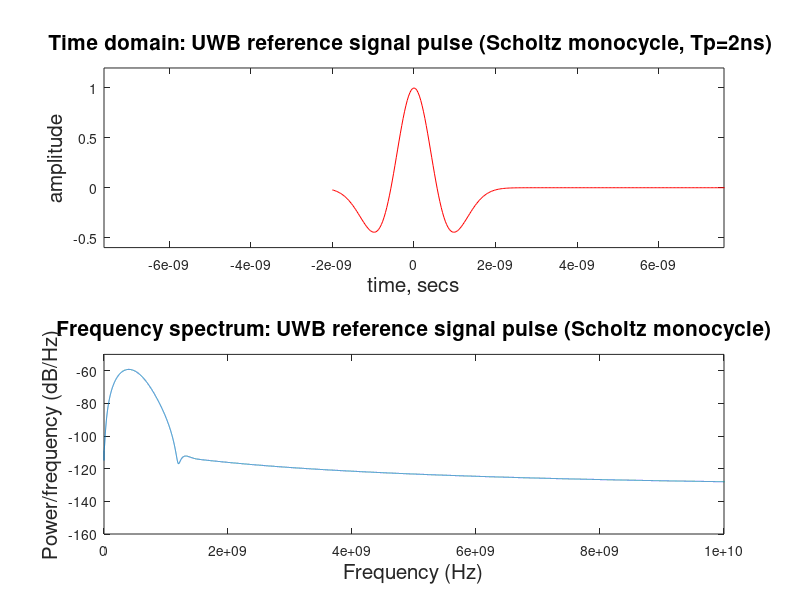
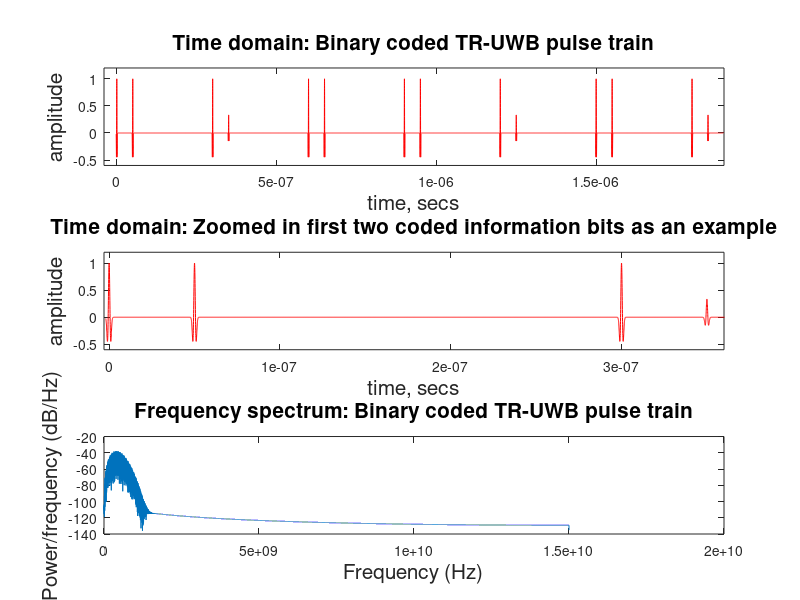

Write the MATLAB code that produced these figures, in order. (Note: this script raises an error after producing the figures.)
%This program implements the generation, modulation, reception, and detection of the
%TR-UWB signal.

%Developed by Areeb Tariq
%Date: June 7, 2021.
%Course: RadioFrequency for connected objects

close all

%**********************************************************************************************
%                                                                                             *
%                       PART-1: Generation and Modulation of TR-UWB Signals
%                                                                                             *
%**********************************************************************************************


%**********************************************************************************************
%                               Section-1: Variables 
%**********************************************************************************************
Td = 50e-9;                         %Time delay between reference and information pulse
Ts = 300e-9;                        %Time delay between consecutive references pulses
Tp = 2e-9;                          %UWB signal pulse width
fs = 3e10;                          %Sampling frequency
fn = fs/2;                          %Nyquist Frequency should be minimum half of the sampling frequency
fp =4.492e9;                        %Carrier frequency of cosine
t=-2e-9:1/fs:1.9e-6;                %Range of time for the UWB signal
information_seq = [1 0 1 1 0 1 0];  %The binary sequence for the information signals

%**********************************************************************************************
%               Section-2: Generation of the Signal Reference pulse as specified 
%**********************************************************************************************
%Using the formula in course slide-21 for Scholtz's monocycle
Y=(1-(4*pi.*(t.^2))/Tp^2) .* exp(-2*pi.*(t.^2)/Tp^2);
subplot(2,1,1);
plot(t,Y,'-r');
axis([-2e-9 2e-9 -0.6 1.2])
ylabel('amplitude','fontSize',15)
xlabel('time, secs','fontSize',15)
title('Time domain: UWB reference signal pulse (Scholtz monocycle, Tp=2ns) ','fontSize',15)

%**********************************************************************************************
%               Section-3: Generation of frequency spectrum of the Signal reference pulse
%**********************************************************************************************

%First we need to calculate the points for Discrete fourier transform
%Points should be multiple of 2, the additional points than signal are padded with zero
points_for_dft = 2.^(ceil(log(length(Y))/log(2)));

%Take the fast fourier transform of time domain signal with the calculated points
fft_uwb_reference_signal=fft(Y,points_for_dft);

%Find the unique dft points since fft is symmetric 
non_repeated_dft_points = ceil((points_for_dft+1)/2); 

%Update the FFT for the TR-UWB signal with just unique points
fft_uwb_reference_signal=fft_uwb_reference_signal(1:non_repeated_dft_points);

%Get an absolute value and adjust with the size of the information sequence
uwb_ref_spectrum=abs(fft_uwb_reference_signal);
uwb_ref_spectrum=uwb_ref_spectrum*2;
uwb_ref_spectrum(1)=uwb_ref_spectrum(1)/2;
uwb_ref_spectrum(length(uwb_ref_spectrum))=uwb_ref_spectrum(length(uwb_ref_spectrum))/2;
uwb_ref_spectrum=uwb_ref_spectrum/length(Y);

%Generate the scale for the frequency spectrum of TR-UWB signal pulse train
f=(0:non_repeated_dft_points-1)*2*fn/points_for_dft;
subplot(2,1,2);
plot(f,20*log10(uwb_ref_spectrum));
axis([0 10e9 -160 -50])
xlabel('Frequency (Hz)','fontSize',15); 
title('Frequency spectrum: UWB reference signal pulse (Scholtz monocycle)','fontSize',15);
ylabel('Power/frequency (dB/Hz)','fontSize',15);

%**********************************************************************************************
%           Section-4: Generation of the train of Reference and information pulses 
%**********************************************************************************************
t_for_ref_pulse = t;                %The variable is used to delay the time variable to implement reference pulses
t_for_info_pulse = t;               %The variable is used to delay the time variable to implement information pulses

%Implementation of reference pulses
for info_bit = 1:length(information_seq)
    t_for_ref_pulse = t_for_ref_pulse - Ts;
    Y = Y + (1-(4*pi.*(t_for_ref_pulse.^2))/Tp^2) .* exp(-2*pi.*(t_for_ref_pulse.^2)/Tp^2);
end

%Implementation of information pulses
for info_bit = 1:length(information_seq)
    if info_bit == 1
        t_for_info_pulse = t_for_info_pulse - Td;
        Y = Y + (1-(4*pi.*(t_for_info_pulse.^2))/Tp^2).*exp(-2*pi.*(t_for_info_pulse.^2)/Tp^2); 
    end
    if info_bit > 1
        if information_seq(info_bit) == 1
            t_for_info_pulse = t_for_info_pulse - Ts;
            Y = Y + (1-(4*pi.*(t_for_info_pulse.^2))/Tp^2).*exp(-2*pi.*(t_for_info_pulse.^2)/Tp^2);
        end
        if information_seq(info_bit) == 0
            t_for_info_pulse = t_for_info_pulse - Ts;
            Y = Y + (1-(4*pi.*(t_for_info_pulse.^2))/Tp^2).*exp(-2*pi.*(t_for_info_pulse.^2)/Tp^2)/3;
        end
    end
end

tr_uwb_signal = Y;
figure
subplot (3,1,1);
plot(t,tr_uwb_signal,'-r')
axis([-40e-9 1.9e-6 -0.6 1.2])
ylabel('amplitude', 'fontSize',15)
xlabel('time, secs','fontSize',15)
title('Time domain: Binary coded TR-UWB pulse train','fontSize',15)

%The code below gives a zoomed in version of the generated pulse containing
%the first two information bits. It gives an idea to observe the Ts, Td, and Tp
subplot (3,1,2);
plot(t,tr_uwb_signal,'-r')
axis([-3e-9 3.6e-7 -0.6 1.2])
ylabel('amplitude', 'fontSize',15)
xlabel('time, secs','fontSize',15)
title('Time domain: Zoomed in first two coded information bits as an example','fontSize',15)

%**********************************************************************************************
%           Section-5: Generation of frequency spectrum of the UWB signal
%**********************************************************************************************

%First we need to calculate the points for Discrete fourier transform
%Points should be multiple of 2, the additional points than signal are padded with zero
points_for_dft = 2.^(ceil(log(length(tr_uwb_signal))/log(2)));

%Take the fast fourier transform of time domain signal with the calculated points
fft_tr_uwb_signal=fft(tr_uwb_signal,points_for_dft);

%Find the unique dft points since fft is symmetric 
non_repeated_dft_points = ceil((points_for_dft+1)/2); 

%Update the FFT for the TR-UWB signal with just unique points
fft_tr_uwb_signal=fft_tr_uwb_signal(1:non_repeated_dft_points);

%Get an absolute value and adjust with the size of the information sequence
tr_uwb_spectrum=abs(fft_tr_uwb_signal);
tr_uwb_spectrum=tr_uwb_spectrum*2;
tr_uwb_spectrum(1)=tr_uwb_spectrum(1)/2;
tr_uwb_spectrum(length(tr_uwb_spectrum))=tr_uwb_spectrum(length(tr_uwb_spectrum))/2;
tr_uwb_spectrum=tr_uwb_spectrum/length(tr_uwb_signal);

%Generate the scale for the frequency spectrum of TR-UWB signal pulse train
f=(0:non_repeated_dft_points-1)*2*fn/points_for_dft;
subplot(3,1,3);
plot(f,20*log10(tr_uwb_spectrum));
xlabel('Frequency (Hz)','fontSize',15); 
title('Frequency spectrum: Binary coded TR-UWB pulse train','fontSize',15);
ylabel('Power/frequency (dB/Hz)','fontSize',15);

%**********************************************************************************************
%           Section-6: Modulation of UWB baseband signal with carrier
%**********************************************************************************************
%Using an Amplitude modulation, single sideband modulation in MATLAB
[modulated_uwb_signal,modulated_time] = modulate(tr_uwb_signal,fp,fs,'amssb');
figure
subplot(3,1,1);
plot(modulated_time,modulated_uwb_signal,'-r')
axis([-4e-8 1.9e-6 -1.2 1.2])
ylabel('amplitude', 'fontSize',15)
xlabel('time, secs','fontSize',15)
title('Time domain: Modulated TR-UWB signal','fontSize',15)

%The code below gives a zoomed in version of the generated pulse containing
%the first two information bits. It gives an idea to observe the Ts, Td, Tp, and modulation.
subplot(3,1,2);
plot(modulated_time,modulated_uwb_signal,'-r')
axis([-0.1e-9 0.60e-7 -1.2 1.2])
%axis([2.95e-7 3.55e-7 -1.2 1.2])
ylabel('amplitude', 'fontSize',15)
xlabel('time, secs','fontSize',15)
title('Time domain: Zoomed in first information bit modulated as an example','fontSize',15)

%**********************************************************************************************
%           Section-7: Generation of frequency spectrum of the modulated UWB signal
%**********************************************************************************************
%First we need to calculate the points for Discrete fourier transform
%Points should be multiple of 2, the additional points than signal are padded with zero
points_for_dft = 2.^(ceil(log(length(modulated_uwb_signal))/log(2)));

%Take the fast fourier transform of time domain signal with the calculated points
fft_modulated_tr_uwb_signal=fft(modulated_uwb_signal,points_for_dft);

%Find the unique dft points since fft is symmetric 
non_repeated_dft_points = ceil((points_for_dft+1)/2); 

%Update the FFT for the TR-UWB signal with just unique points
fft_modulated_tr_uwb_signal=fft_modulated_tr_uwb_signal(1:non_repeated_dft_points);

%Get an absolute value and adjust with the size of the information sequence
modulated_tr_uwb_spectrum=abs(fft_modulated_tr_uwb_signal);
modulated_tr_uwb_spectrum=modulated_tr_uwb_spectrum*2;
modulated_tr_uwb_spectrum(1)=modulated_tr_uwb_spectrum(1)/2;
modulated_tr_uwb_spectrum(length(modulated_tr_uwb_spectrum))=modulated_tr_uwb_spectrum(length(modulated_tr_uwb_spectrum))/2;
modulated_tr_uwb_spectrum=modulated_tr_uwb_spectrum/length(modulated_uwb_signal);

%Generate the scale for the frequency spectrum of modulated TR-UWB signal pulse train
f=(0:non_repeated_dft_points-1)*2*fn/points_for_dft;
subplot(3,1,3);
plot(f,20*log10(modulated_tr_uwb_spectrum));
xlabel('Frequency (Hz)','fontSize',15); 
title('Frequency spectrum of Modulated TR-UWB pulse train','fontSize',15);
ylabel('Power/frequency (dB/Hz)','fontSize',15);

%**********************************************************************************************
%                                                                                             *
%                       PART-2: Reception and Detection of TR-UWB Signals
%                                                                                             *
%**********************************************************************************************

%**********************************************************************************************
%                       Section-8: Squaring of the received TR-UWB signal
%**********************************************************************************************
%Square the received modulated signal
received_sqr_tr_uwb_signal = modulated_uwb_signal.^2;

figure
subplot(3,1,1);
plot(modulated_time,received_sqr_tr_uwb_signal,'-r')
axis([-4e-8 1.9e-6 -0.2 1.2])
ylabel('amplitude', 'fontSize',15)
xlabel('time, secs','fontSize',15)
title('TIme domain: Squared Received TR-UWB signal','fontSize',15)

%The code below gives a zoomed in version of the generated pulse containing
%the first two information bits. It gives an idea to observe the Ts, Td, and Tp.
subplot(3,1,2);
plot(modulated_time,received_sqr_tr_uwb_signal,'-r')
axis([-0.1e-9 0.60e-7  -1.2 1.2])
ylabel('amplitude', 'fontSize',15)
xlabel('time, secs','fontSize',15)
title('Time domain: Zoomed in first information bit in Squared Received TR-UWB signal as an example','fontSize',15)

%**********************************************************************************************
%           Section-9: Generation of frequency spectrum of the received squared UWB signal
%**********************************************************************************************
%First we need to calculate the points for Discrete fourier transform
%Points should be multiple of 2, the additional points than signal are padded with zero
points_for_dft = 2.^(ceil(log(length(received_sqr_tr_uwb_signal))/log(2)));

%Take the fast fourier transform of time domain signal with the calculated points
fft_rec_sqr_tr_uwb_signal=fft(received_sqr_tr_uwb_signal,points_for_dft);

%Find the unique dft points since fft is symmetric 
non_repeated_dft_points = ceil((points_for_dft+1)/2); 

%Update the FFT for the TR-UWB signal with just unique points
fft_rec_sqr_tr_uwb_signal=fft_rec_sqr_tr_uwb_signal(1:non_repeated_dft_points);

%Get an absolute value and adjust with the size of the information sequence
rec_sqr_tr_uwb_spectrum=abs(fft_rec_sqr_tr_uwb_signal);
rec_sqr_tr_uwb_spectrum=rec_sqr_tr_uwb_spectrum*2;
rec_sqr_tr_uwb_spectrum(1)=rec_sqr_tr_uwb_spectrum(1)/2;
rec_sqr_tr_uwb_spectrum(length(rec_sqr_tr_uwb_spectrum))=rec_sqr_tr_uwb_spectrum(length(rec_sqr_tr_uwb_spectrum))/2;
rec_sqr_tr_uwb_spectrum=rec_sqr_tr_uwb_spectrum/length(received_sqr_tr_uwb_signal);

%Generate the scale for the frequency spectrum of squared received TR-UWB signal pulse train
f=(0:non_repeated_dft_points-1)*2*fn/points_for_dft;
subplot(3,1,3);
plot(f,20*log10(rec_sqr_tr_uwb_spectrum));
xlabel('Frequency (Hz)','fontSize',15); 
title('Frequency spectrum: Squared Received TR-UWB signal','fontSize',15);
ylabel('Power/frequency (dB/Hz)','fontSize',15);

%**********************************************************************************************
%                   Section-10: Integration of squared received signal
%**********************************************************************************************
%Initialize an array of integrated signal with zeroes
integrated_tr_uwb_signal = zeros(1,length(received_sqr_tr_uwb_signal));

%Start lower time index with the initial index for the integration of the squared received signal 
time_initial_index = min(modulated_time);

%Variable to mark the upper time index for the integration of the squared received signal 
time_final_index = 0;

%Run loop to integrate the whole signal divided by blocks of 100 nanoseconds
while time_final_index < max(modulated_time)
    %Upper integration limit to make the integrated block size of 100 nanoseconds
    time_final_index = time_final_index + 100e-9; 
    
    %Use find function to find the indices of the non-zero signal values in this block
    non_zero_indices = find((modulated_time >= time_initial_index ) & (modulated_time < time_final_index));
    
    %Use Cumulative trapezoidal numerical integration to add all non-zero values using index found in last step
    integrated_tr_uwb_signal(non_zero_indices) = cumtrapz(received_sqr_tr_uwb_signal(non_zero_indices)); 
    
    %Move to the next block
    time_initial_index = time_final_index;
end

figure
subplot(2,1,1);
plot(modulated_time,integrated_tr_uwb_signal,'-r')
axis([-4e-8 1.95e-6 -0.2 50])
ylabel('amplitude', 'fontSize',15)
xlabel('time, secs','fontSize',15)
title('Time domain: Integrated UWB signal at the receiver side','fontSize',15)

%**********************************************************************************************
%                   Section-11: Decision and Recovery of the binary signal
%**********************************************************************************************
decoded_information_sequence= zeros(1,7);
threshold= 30;

%Start lower time index with the initial index for the decision of the integrated signal 
time_initial_index = min(modulated_time);

%Variable to mark the upper time index for the decision of the integrated signal 
time_final_index = 0;

%Initial index of decoded information sequence
decoded_signal_index = 1;
result = zeros(1,length(information_seq));

%Run loop on whole integrated signal divided by blocks of 300 nanoseconds to decode the information sequence since
%the reference pulses are separated by 300 nanoseconds.
while time_final_index < max(modulated_time)
    %Upper time limit to decide the integrated signal 
    time_final_index = time_final_index + 300e-9; 
    
    %Use find function the find the indices of non-zero values in this integrated block
    index = find((modulated_time >= time_initial_index ) & (modulated_time < time_final_index));
    
    %If the maximum integrated value is non-zero and greater than threshold, decide for the binary '1'
    if(max(integrated_tr_uwb_signal(index)) > threshold && max(integrated_tr_uwb_signal(index) > 0))
        decoded_information_sequence(decoded_signal_index) = 1;
        result(index) = integrated_tr_uwb_signal(index);
        
    %If the maximum integrated value is less than threshold, decide for the binary '0'    
    else
        decoded_information_sequence(decoded_signal_index) = 0;
    end

    %Move to the next block
    time_initial_index = time_final_index;
    
    decoded_signal_index = decoded_signal_index + 1;
end

subplot(2,1,2);
stem(decoded_information_sequence,'-k')
ylabel('Amplitude', 'fontSize',15)
title('Decoded Information Sequence','fontSize',15)
axis([0.9 7.3 -1 2])
disp('The decoded information sequence is: ')
disp(decoded_information_sequence)
disp('There is 100% correct recovery')
